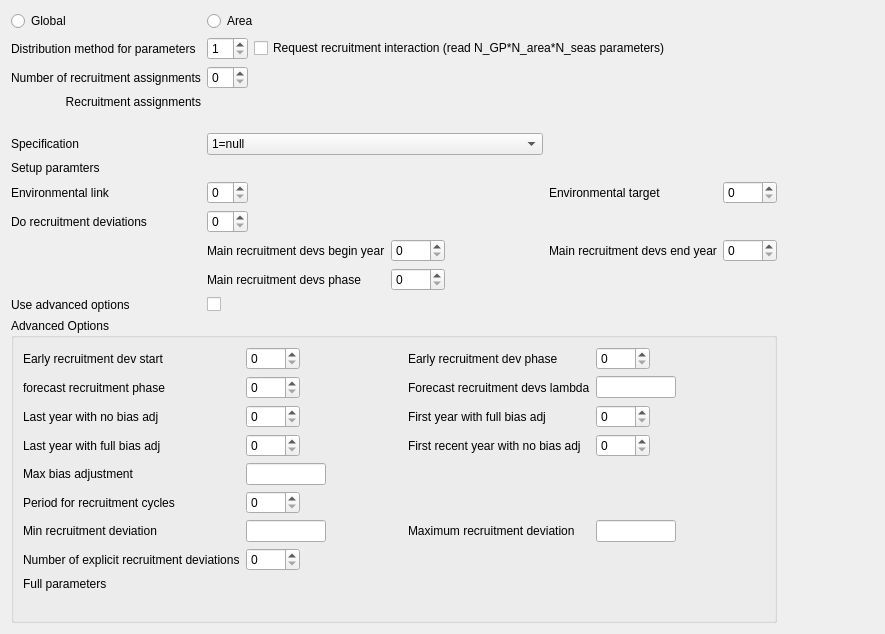
         <widget class="QWidget" name="scrollAreaWidgetContents">
          <property name="geometry">
           <rect>
            <x>0</x>
            <y>0</y>
            <width>885</width>
            <height>634</height>
           </rect>
          </property>
          <layout class="QVBoxLayout" name="verticalLayout_10">
           <item>
            <layout class="QGridLayout" name="gridLayout_recruitment">
             <item row="8" column="0">
              <widget class="QLabel" name="label_sr_do_recr_dev">
               <property name="text">
                <string>Do recruitment deviations</string>
               </property>
              </widget>
             </item>
             <item row="7" column="1">
              <widget class="QSpinBox" name="spinBox_sr_env_link"/>
             </item>
             <item row="9" column="3">
              <widget class="QSpinBox" name="spinBox_sr_recr_dev_begin_yr">
               <property name="maximum">
                <number>3000</number>
               </property>
              </widget>
             </item>
             <item row="7" column="5">
              <widget class="QLabel" name="label_sr_env_tgt">
               <property name="text">
                <string>Environmental target</string>
               </property>
              </widget>
             </item>
             <item row="9" column="1" colspan="2">
              <widget class="QLabel" name="label_sr_recr_dev_begin_yr">
               <property name="text">
                <string>Main recruitment devs begin year</string>
               </property>
              </widget>
             </item>
             <item row="9" column="5">
              <widget class="QLabel" name="label_sr_recr_dev_end_yr">
               <property name="text">
                <string>Main recruitment devs end year</string>
               </property>
              </widget>
             </item>
             <item row="9" column="6">
              <widget class="QSpinBox" name="spinBox_sr_recr_dev_end_yr">
               <property name="maximum">
                <number>3000</number>
               </property>
              </widget>
             </item>
             <item row="7" column="6">
              <widget class="QSpinBox" name="spinBox_sr_env_tgt"/>
             </item>
             <item row="10" column="1" colspan="2">
              <widget class="QLabel" name="label_sr_recr_dev_phase">
               <property name="text">
                <string>Main recruitment devs phase</string>
               </property>
              </widget>
             </item>
             <item row="5" column="0">
              <widget class="QLabel" name="label_recr_spec">
               <property name="text">
                <string>Specification</string>
               </property>
              </widget>
             </item>
             <item row="6" column="0">
              <widget class="QLabel" name="label_recr_params">
               <property name="text">
                <string>Setup paramters</string>
               </property>
              </widget>
             </item>
             <item row="11" column="0">
              <widget class="QLabel" name="label_recr_dev_adv_opt">
               <property name="text">
                <string>Use advanced options</string>
               </property>
              </widget>
             </item>
             <item row="11" column="1">
              <widget class="QCheckBox" name="checkBox_recr_dev_adv_opt">
               <property name="text">
                <string/>
               </property>
              </widget>
             </item>
             <item row="6" column="1" colspan="5">
              <layout class="QVBoxLayout" name="verticalLayout_recr_params"/>
             </item>
             <item row="10" column="3">
              <widget class="QSpinBox" name="spinBox_sr_recr_dev_phase"/>
             </item>
             <item row="7" column="7">
              <spacer name="horizontalSpacer">
               <property name="orientation">
                <enum>Qt::Horizontal</enum>
               </property>
               <property name="sizeHint" stdset="0">
                <size>
                 <width>40</width>
                 <height>20</height>
                </size>
               </property>
              </spacer>
             </item>
             <item row="2" column="0">
              <widget class="QLabel" name="label_recr_num_assigns">
               <property name="text">
                <string>Number of recruitment assignments</string>
               </property>
              </widget>
             </item>
             <item row="2" column="1">
              <widget class="QSpinBox" name="spinBox_recr_num_assigns"/>
             </item>
             <item row="8" column="1">
              <widget class="QSpinBox" name="spinBox_sr_do_recr_dev"/>
             </item>
             <item row="12" column="0" colspan="7">
              <widget class="QGroupBox" name="groupBox_recr_dev_adv_opt">
               <property name="title">
                <string>Advanced Options</string>
               </property>
               <property name="checkable">
                <bool>false</bool>
               </property>
               <layout class="QGridLayout" name="gridLayout">
                <item row="4" column="1" colspan="2">
                 <widget class="QLineEdit" name="lineEdit_recr_dev_max_bias">
                  <property name="maximumSize">
                   <size>
                    <width>80</width>
                    <height>16777215</height>
                   </size>
                  </property>
                 </widget>
                </item>
                <item row="2" column="4">
                 <widget class="QSpinBox" name="spinBox_recr_dev_first_bias">
                  <property name="maximum">
                   <number>3000</number>
                  </property>
                 </widget>
                </item>
                <item row="5" column="1">
                 <widget class="QSpinBox" name="spinBox_recr_dev_cycles"/>
                </item>
                <item row="3" column="1">
                 <widget class="QSpinBox" name="spinBox_recr_dev_last_bias">
                  <property name="maximum">
                   <number>3000</number>
                  </property>
                 </widget>
                </item>
                <item row="3" column="4">
                 <widget class="QSpinBox" name="spinBox_recr_dev_first_nobias">
                  <property name="maximum">
                   <number>3000</number>
                  </property>
                 </widget>
                </item>
                <item row="6" column="3">
                 <widget class="QLabel" name="label_recr_dev_max_dev">
                  <property name="text">
                   <string>Maximum recruitment deviation</string>
                  </property>
                 </widget>
                </item>
                <item row="7" column="2" colspan="2">
                 <layout class="QVBoxLayout" name="verticalLayout_recr_devs"/>
                </item>
                <item row="0" column="0">
                 <widget class="QLabel" name="label_recr_dev_early_start">
                  <property name="text">
                   <string>Early recruitment dev start</string>
                  </property>
                 </widget>
                </item>
                <item row="7" column="1">
                 <widget class="QSpinBox" name="spinBox_num_recr_devs"/>
                </item>
                <item row="7" column="0">
                 <widget class="QLabel" name="label_num_recr_devs">
                  <property name="text">
                   <string>Number of explicit recruitment deviations</string>
                  </property>
                 </widget>
                </item>
                <item row="0" column="5">
                 <spacer name="horizontalSpacer_4">
                  <property name="orientation">
                   <enum>Qt::Horizontal</enum>
                  </property>
                  <property name="sizeHint" stdset="0">
                   <size>
                    <width>40</width>
                    <height>20</height>
                   </size>
                  </property>
                 </spacer>
                </item>
                <item row="2" column="1">
                 <widget class="QSpinBox" name="spinBox_recr_dev_last_nobias">
                  <property name="maximum">
                   <number>3000</number>
                  </property>
                 </widget>
                </item>
                <item row="0" column="4">
                 <widget class="QSpinBox" name="spinBox_recr_dev_early_phase"/>
                </item>
                <item row="9" column="0" colspan="6">
                 <layout class="QVBoxLayout" name="verticalLayout_recr_full_params"/>
                </item>
                <item row="8" column="0">
                 <widget class="QLabel" name="label_recr_full_params">
                  <property name="text">
                   <string>Full parameters</string>
                  </property>
                 </widget>
                </item>
                <item row="3" column="3">
                 <widget class="QLabel" name="label_recr_dev_first_nobias">
                  <property name="text">
                   <string>First recent year with no bias adj</string>
                  </property>
                 </widget>
                </item>
                <item row="2" column="3">
                 <widget class="QLabel" name="label_recr_dev_first_bias">
                  <property name="text">
                   <string>First year with full bias adj</string>
                  </property>
                 </widget>
                </item>
                <item row="0" column="3">
                 <widget class="QLabel" name="label_recr_dev_early_phase">
                  <property name="text">
                   <string>Early recruitment dev phase</string>
                  </property>
                 </widget>
                </item>
                <item row="3" column="0">
                 <widget class="QLabel" name="label_recr_dev_last_bias">
                  <property name="text">
                   <string>Last year with full bias adj</string>
                  </property>
                 </widget>
                </item>
                <item row="1" column="4" colspan="2">
                 <widget class="QLineEdit" name="lineEdit_recr_dev_fcast_lambda">
                  <property name="maximumSize">
                   <size>
                    <width>80</width>
                    <height>16777215</height>
                   </size>
                  </property>
                 </widget>
                </item>
                <item row="0" column="1">
                 <widget class="QSpinBox" name="spinBox_recr_dev_early_start"/>
                </item>
                <item row="1" column="1">
                 <widget class="QSpinBox" name="spinBox_recr_dev_fcast_phase"/>
                </item>
                <item row="6" column="0">
                 <widget class="QLabel" name="label_recr_dev_min_dev">
                  <property name="text">
                   <string>Min recruitment deviation</string>
                  </property>
                 </widget>
                </item>
                <item row="5" column="0">
                 <widget class="QLabel" name="label_recr_dev_cycles">
                  <property name="text">
                   <string>Period for recruitment cycles</string>
                  </property>
                 </widget>
                </item>
                <item row="4" column="0">
                 <widget class="QLabel" name="label_recr_dev_max_bias">
                  <property name="text">
                   <string>Max bias adjustment</string>
                  </property>
                 </widget>
                </item>
                <item row="6" column="1" colspan="2">
                 <widget class="QLineEdit" name="lineEdit_recr_dev_min_dev">
                  <property name="maximumSize">
                   <size>
                    <width>80</width>
                    <height>16777215</height>
                   </size>
                  </property>
                 </widget>
                </item>
                <item row="2" column="0">
                 <widget class="QLabel" name="label_recr_dev_last_nobias">
                  <property name="text">
                   <string>Last year with no bias adj</string>
                  </property>
                 </widget>
                </item>
                <item row="6" column="4" colspan="2">
                 <widget class="QLineEdit" name="lineEdit_recr_dev_max_dev">
                  <property name="maximumSize">
                   <size>
                    <width>80</width>
                    <height>16777215</height>
                   </size>
                  </property>
                 </widget>
                </item>
                <item row="0" column="2">
                 <spacer name="horizontalSpacer_2">
                  <property name="orientation">
                   <enum>Qt::Horizontal</enum>
                  </property>
                  <property name="sizeHint" stdset="0">
                   <size>
                    <width>40</width>
                    <height>20</height>
                   </size>
                  </property>
                 </spacer>
                </item>
                <item row="1" column="3">
                 <widget class="QLabel" name="label_recr_dev_fcast_lambda">
                  <property name="text">
                   <string>Forecast recruitment devs lambda</string>
                  </property>
                 </widget>
                </item>
                <item row="1" column="0">
                 <widget class="QLabel" name="label_recr_dev_fcast_phase">
                  <property name="text">
                   <string>forecast recruitment phase</string>
                  </property>
                 </widget>
                </item>
                <item row="9" column="6">
                 <widget class="QLabel" name="label_14">
                  <property name="text">
                   <string/>
                  </property>
                 </widget>
                </item>
               </layout>
              </widget>
             </item>
             <item row="9" column="4">
              <spacer name="horizontalSpacer_recr2">
               <property name="orientation">
                <enum>Qt::Horizontal</enum>
               </property>
               <property name="sizeHint" stdset="0">
                <size>
                 <width>40</width>
                 <height>20</height>
                </size>
               </property>
              </spacer>
             </item>
             <item row="5" column="1" colspan="4">
              <widget class="QComboBox" name="comboBox_recr_spec">
               <item>
                <property name="text">
                 <string>1=null</string>
                </property>
               </item>
               <item>
                <property name="text">
                 <string>2=Ricker (2 parameters)</string>
                </property>
               </item>
               <item>
                <property name="text">
                 <string>3=standard Beverton-Holt (2 parameters)</string>
                </property>
               </item>
               <item>
                <property name="text">
                 <string>4=ignore steepness and no bias adj (2 parameters)</string>
                </property>
               </item>
               <item>
                <property name="text">
                 <string>5=hockey stick (3 parameters)</string>
                </property>
               </item>
               <item>
                <property name="text">
                 <string>6=Beverton-Holt with flat-top (2 parameters)</string>
                </property>
               </item>
               <item>
                <property name="text">
                 <string>7=survivorship function (3 parameters)</string>
                </property>
               </item>
              </widget>
             </item>
             <item row="1" column="1">
              <widget class="QSpinBox" name="spinBox_recr_dist_params">
               <property name="minimum">
                <number>1</number>
               </property>
               <property name="maximum">
                <number>4</number>
               </property>
              </widget>
             </item>
             <item row="2" column="2">
              <spacer name="horizontalSpacer_recr1">
               <property name="orientation">
                <enum>Qt::Horizontal</enum>
               </property>
               <property name="sizeHint" stdset="0">
                <size>
                 <width>40</width>
                 <height>20</height>
                </size>
               </property>
              </spacer>
             </item>
             <item row="7" column="0">
              <widget class="QLabel" name="label_sr_env_link">
               <property name="text">
                <string>Environmental link</string>
               </property>
              </widget>
             </item>
             <item row="0" column="0">
              <widget class="QRadioButton" name="radioButton_global">
               <property name="text">
                <string>Global</string>
               </property>
              </widget>
             </item>
             <item row="1" column="0">
              <widget class="QLabel" name="label_recr_dist_params">
               <property name="text">
                <string>Distribution method for parameters</string>
               </property>
              </widget>
             </item>
             <item row="0" column="1" colspan="2">
              <widget class="QRadioButton" name="radioButton_area">
               <property name="text">
                <string>Area</string>
               </property>
              </widget>
             </item>
             <item row="1" column="2" colspan="6">
              <widget class="QCheckBox" name="checkBox_recr_interaction">
               <property name="text">
                <string>Request recruitment interaction (read N_GP*N_area*N_seas parameters)</string>
               </property>
              </widget>
             </item>
             <item row="3" column="1" rowspan="2" colspan="3">
              <layout class="QHBoxLayout" name="horizontalLayout_recr_assigns"/>
             </item>
             <item row="3" column="0" rowspan="2">
              <widget class="QLabel" name="label_recr_assigns">
               <property name="text">
                <string>Recruitment assignments</string>
               </property>
               <property name="alignment">
                <set>Qt::AlignRight|Qt::AlignTop|Qt::AlignTrailing</set>
               </property>
              </widget>
             </item>
            </layout>
           </item>
          </layout>
         </widget>
